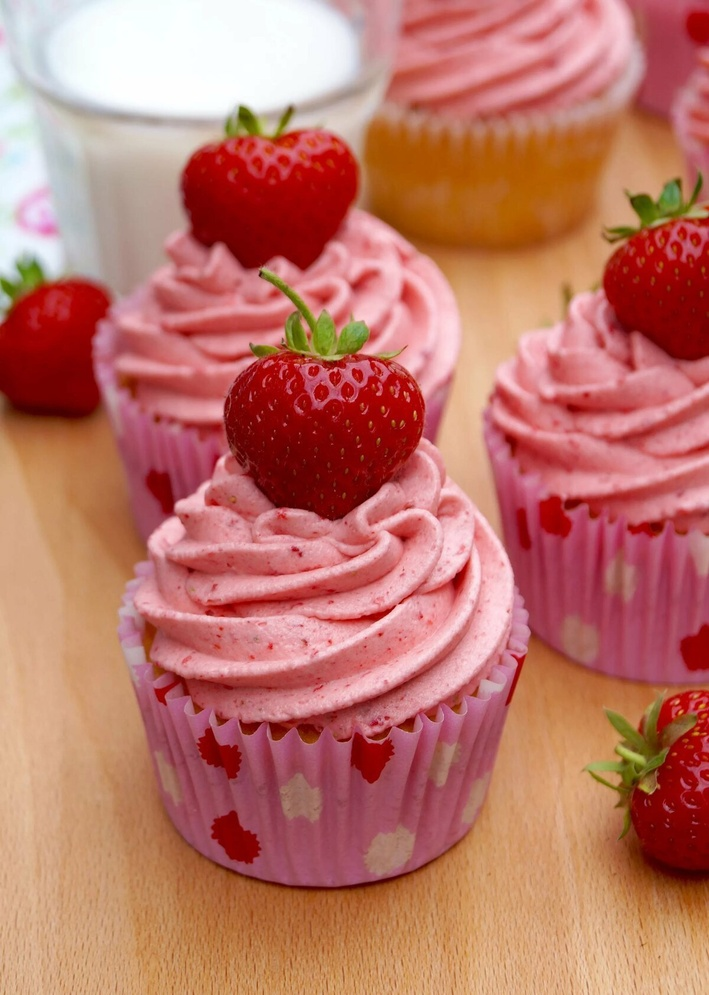
#> input picture lab6/chery.jpg, 709 x 995 px, shrunk from 1200 x 1685 before the run, found by its file name
$ python est1.py
#> lines starting #> are read from the running program, lines starting #| are printed output that depends on the picture; after the words box and inside, x2 and y2 are one past the last pixel; in counts of white or black regions, pixels touching at a corner belong together
import cv2 as cv
import numpy as np
import matplotlib.pyplot as plt

# Загрузите изображение
image = cv.imread('D:\laby python\obrabotka\lab6\chery.jpg')
#> image is the input picture: shape (995, 709, 3); mean B, G, R 104.3, 118.1, 189.3

# Преобразуйте изображение в пространство HSV
hsv_image = cv.cvtColor(image, cv.COLOR_BGR2HSV)
#> hsv_image: shape (995, 709, 3); mean H, S, V 73.8, 131.5, 190

# Установите границы красного цвета в пространстве HSV
red_lower = (0, 160, 160)
red_upper = (10, 255, 255)

# Создайте маску для красного цвета
mask = cv.inRange(hsv_image, red_lower, red_upper)
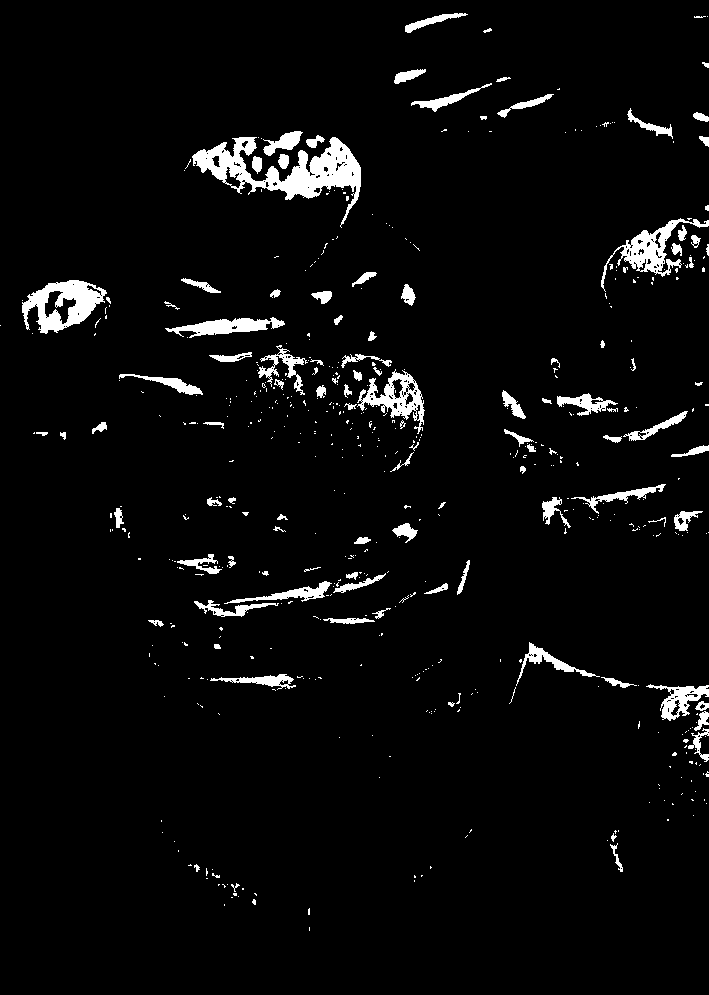
#> mask: shape (995, 709); 4% white; 537 white regions (428 under 20 px), largest, box (x1, y1, x2, y2) and area: (192, 137, 361, 228) 4859, (22, 280, 107, 334) 2320, (601, 218, 709, 292) 1772

# Примените маску к исходному изображению
result = cv.bitwise_and(image, image, mask=mask)
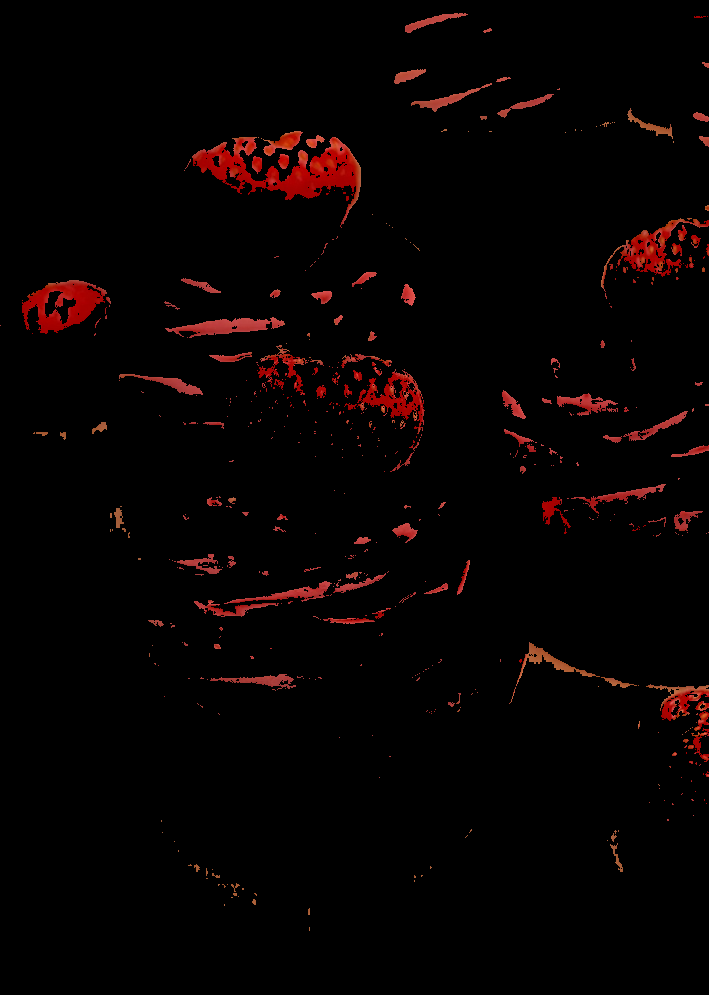
#> result: shape (995, 709, 3); mean B, G, R 1.4, 1.7, 7.1

# Отобразите изображения
plt.figure(figsize=(15, 20))
plt.subplot(1, 3, 1)
plt.imshow(cv.cvtColor(image, cv.COLOR_BGR2RGB))
plt.title('Original Image')
plt.subplot(1, 3, 2)
plt.imshow(hsv_image)
plt.title('HSV Image')
plt.subplot(1, 3, 3)
plt.imshow(result)
plt.title('Result Image')
plt.show()
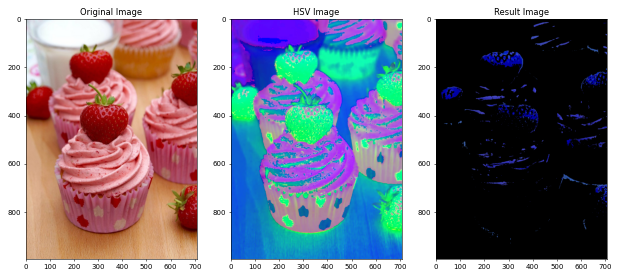
#> figure drawn by matplotlib, 3 panels; B, G, R data is drawn as R, G, B

$ run again, with lab6/Flood Fill Image.jpg copied over lab6/chery.jpg
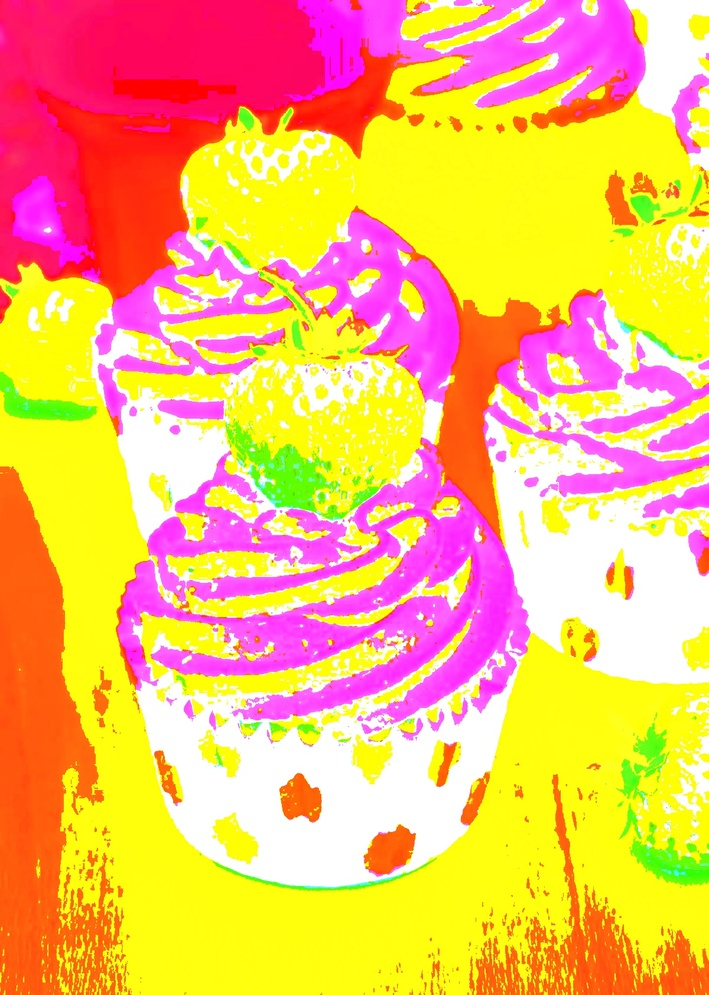
#> input picture lab6/Flood Fill Image.jpg, 709 x 995 px, shrunk from 1200 x 1685 before the run, found by its file name
#> image is the input picture: shape (995, 709, 3); mean B, G, R 101.6, 183.4, 249
#> hsv_image: shape (995, 709, 3); mean H, S, V 60, 186.2, 252.6
#> `mask = cv.inRange(hsv_image, red_lower, red_upper)`:
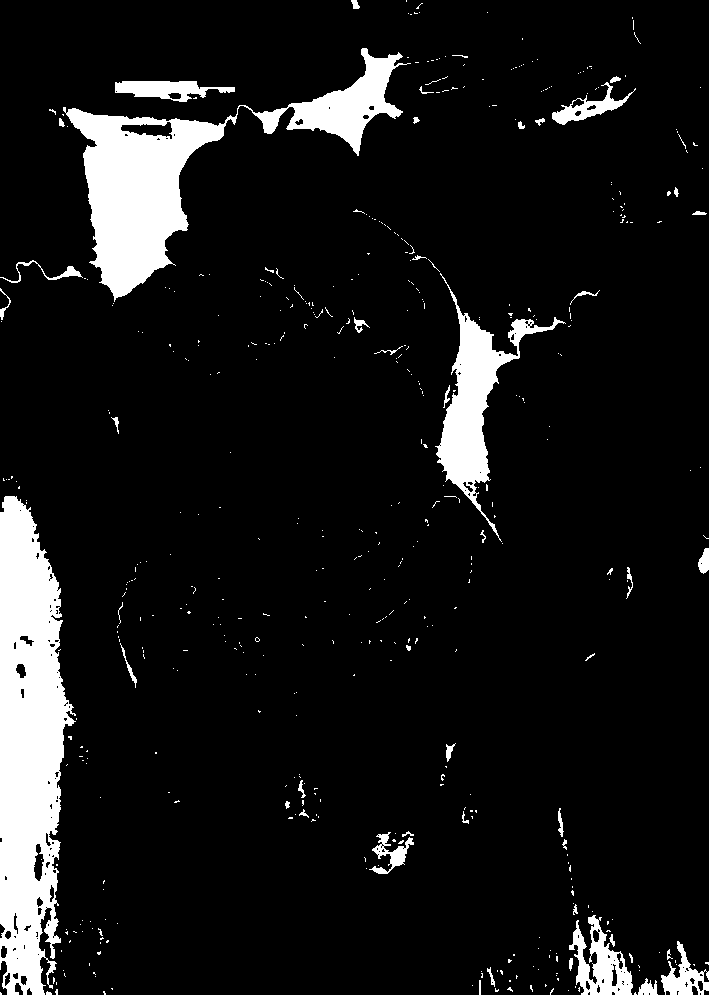
#> mask: shape (995, 709); 9.1% white; 501 white regions (451 under 20 px), largest, box (x1, y1, x2, y2) and area: (0, 496, 76, 995) 25788, (63, 48, 411, 302) 20652, (435, 273, 566, 542) 7469
#> `plt.show()`:
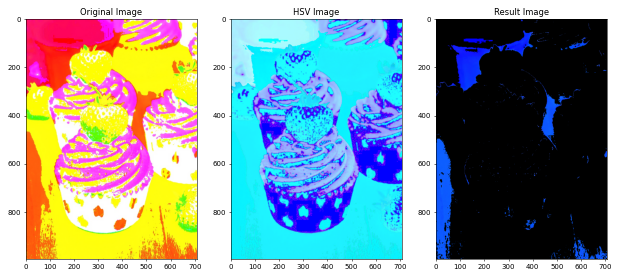
#> figure drawn by matplotlib, 3 panels; B, G, R data is drawn as R, G, B
